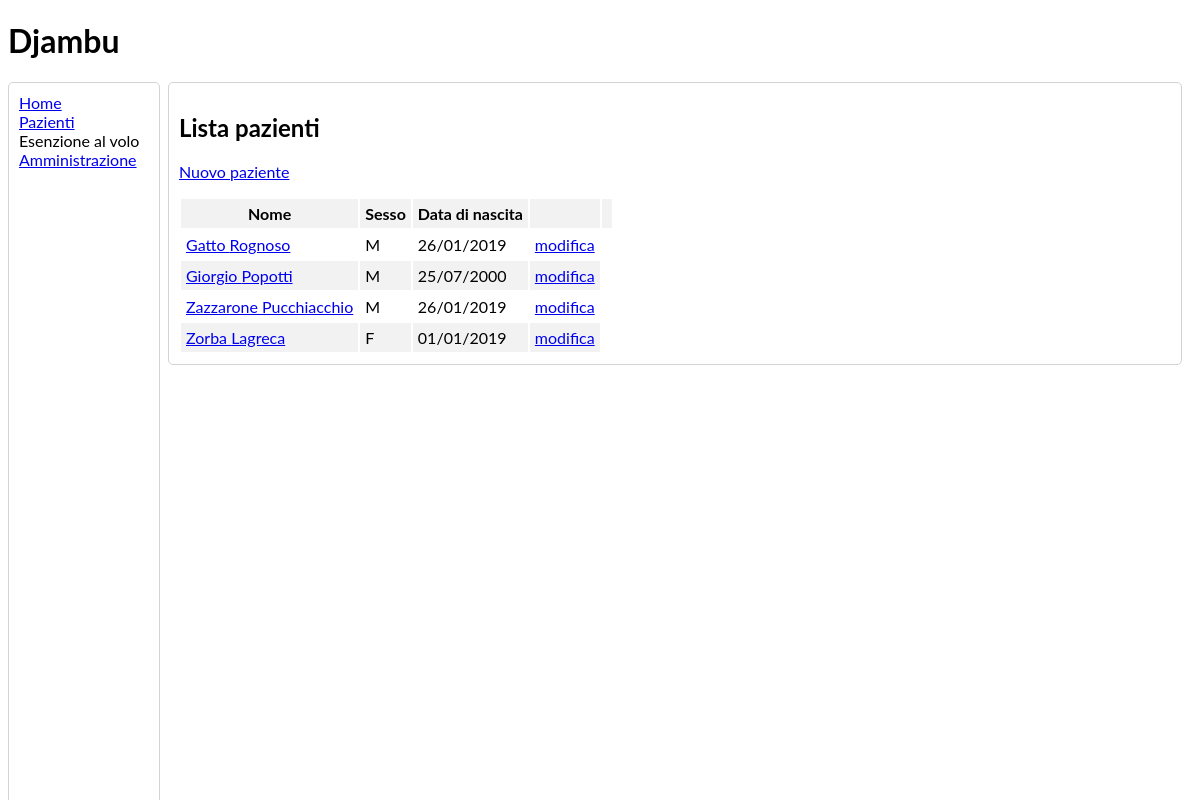
The page /patients/list/ on the database its author committed.
### patients/models.py (models this page shows, shortened)
class Patient(models.Model): # TODO: make fields mandatory
    last_name = models.CharField(max_length=50, verbose_name='cognome')
    first_name = models.CharField(max_length=50, verbose_name='nome')
    sex = models.CharField(max_length=1, choices=SEX_CHOICES, verbose_name='sesso')
    birth_date = models.DateField(verbose_name='data di nascita')
    birth_place = models.CharField(max_length=100, blank=True, null=True,
                                   verbose_name='luogo di nascita')
    fiscal_code = models.CharField(max_length=16, blank=True, null=True,
                                   verbose_name='codice fiscale')
    address = models.CharField(max_length=200, blank=True, null=True,
                               verbose_name='indirizzo')
    class Meta:
        verbose_name = 'paziente'
        verbose_name_plural = 'pazienti'

### patients/views.py (the view)
# urls.py: path('list/', PatientsListView.as_view(),
class PatientsListView(ListView):
    model = Patient
    template_name = 'patients/patients_list.html'

### patients/templates/patients/patients_list.html
{% extends './base_djambu.html' %}
{% load admin_urls %}
{% block content %}
  <div class="round-border-panel">
    <h2>Lista pazienti</h2>
    <p>{% include 'patients/panel_add_patient.html' %}</p>
    <table class="table">
      <tr>
        <th>Nome</th>
        <th>Sesso</th>
        <th>Data di nascita</th>
        <th></th>
        <th></th>
      </tr>
      {% for p in patient_list %}
        <tr>
          <td>
            <a href="{% url 'patients:patient_detail' p.pk %}">
              {{ p.last_name|capfirst }} {{ p.first_name|capfirst }}
            </a>
          </td>
          <td>{{ p.sex|capfirst }}</td>
          <td>{{ p.birth_date|date:'d/m/Y' }}</td>
          <td><a href="/patients_admin/patients/patient/{{ p.pk }}/change/">modifica</a></td>
        </tr>
      {% endfor %}
    </table>
  </div>
{% endblock %}

### patients/static/patients/css/style.css (style rules this page uses)
body { font-family: Lato, sans-serif; }
th, td { padding: 5px; }
tr:nth-child(odd) { background-color: #f2f2f2; }
.round-border-panel { border: 1px solid lightgrey; border-radius: 5px; padding: 10px; margin-bottom: 10px; }

### rows shown on the page
Patient: last_name "Gatto", first_name "Rognoso", sex "M", birth_date "26/01/2019"
Patient: last_name "Giorgio", first_name "Popotti", sex "M", birth_date "25/07/2000"
Patient: last_name "Zazzarone", first_name "Pucchiacchio", sex "M", birth_date "26/01/2019"
Patient: last_name "Zorba", first_name "Lagreca", sex "F", birth_date "01/01/2019"
